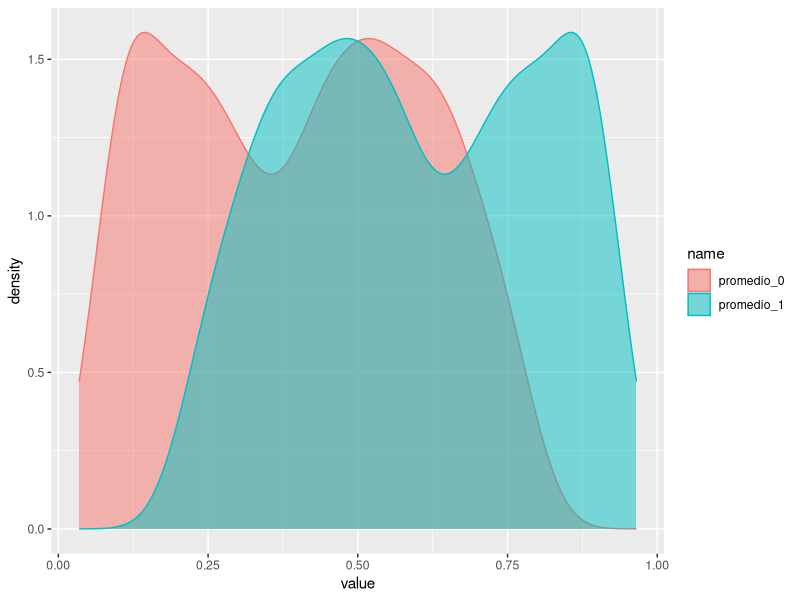
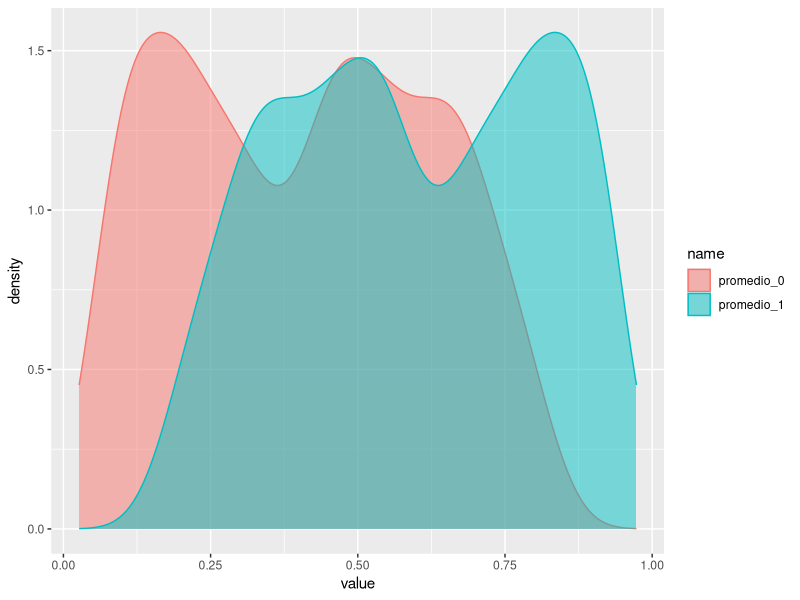

The R source for these figures, in order:
## ---- chunk 1
knitr::opts_chunk$set(echo = TRUE,
                      warning = FALSE,
                      message = FALSE,
                      fig.align = "center")
## ---- chunk 2
library(tidyverse)
subm103 <- read_csv("../submission/sub_103_lgbm_roc_fe1.csv") %>% 
  rename(lgbm = rating)

subm114 <- read_csv("../submission/sub_114_catb_roc_fe1.csv") %>% 
  rename(catboost = rating) 

subm123 <- read_csv("../submission/sub_123_mlp_fe1.csv") %>% 
  rename(mlp = rating)  
## ---- chunk 3
subm_completa <- inner_join(subm103, subm114, by = "id") %>% 
  inner_join(subm123, by = "id")
head(subm_completa)
## ---- chunk 4
subm_completa %>% 
  mutate(bandera = lgbm + catboost + mlp,
         promedio = bandera / 3,
         promedio = as.character(promedio),
         rating = if_else(promedio == "0.333333333333333", true = 0,
                          false = if_else(
                            promedio == "0.666666666666667", true = 1,
                            false = mlp
                          ))) %>% 
  select(id, rating) ->
  sub_126_ensamble_lgbm_catboost_mlp_fe1
head(sub_126_ensamble_lgbm_catboost_mlp_fe1)
## ---- chunk 5
write_csv(sub_126_ensamble_lgbm_catboost_mlp_fe1,
          file = "../submission/sub_126_ensamble_lgbm_catboost_mlp_fe1.csv")
## ---- chunk 6
subm_completa %>% 
  mutate(bandera = lgbm + catboost + mlp,
         promedio = bandera / 3,
         promedio = as.character(promedio),
         rating = if_else(promedio == "0.333333333333333", true = 0,
                          false = if_else(
                            promedio == "0.666666666666667", true = 1,
                            false = catboost
                          ))) %>% 
  select(id, rating) ->
  sub_127_ensamble_lgbm_catboost_mlp_fe1
head(sub_127_ensamble_lgbm_catboost_mlp_fe1)
## ---- chunk 7
write_csv(sub_127_ensamble_lgbm_catboost_mlp_fe1,
          file = "../submission/sub_127_ensamble_lgbm_catboost_mlp_fe1.csv")
## ---- chunk 8
subm_completa %>% 
  mutate(bandera = lgbm + catboost + mlp,
         promedio = bandera / 3,
         promedio = as.character(promedio),
         rating = if_else(promedio == "0.333333333333333", true = 0,
                          false = if_else(
                            promedio == "0.666666666666667", true = 1,
                            false = lgbm
                          ))) %>% 
  select(id, rating) ->
  sub_128_ensamble_lgbm_catboost_mlp_fe1
head(sub_128_ensamble_lgbm_catboost_mlp_fe1)
## ---- chunk 9
write_csv(sub_128_ensamble_lgbm_catboost_mlp_fe1,
          file = "../submission/sub_128_ensamble_lgbm_catboost_mlp_fe1.csv")
## ---- chunk 10
library(tidyverse)
subm98 <- read_csv("../submission/sub_98_xgb_fe1.csv") %>% 
  rename(xgb = rating)

subm103 <- read_csv("../submission/sub_103_lgbm_roc_fe1.csv") %>% 
  rename(lgbm = rating)

subm114 <- read_csv("../submission/sub_114_catb_roc_fe1.csv") %>% 
  rename(catboost = rating) 

subm123 <- read_csv("../submission/sub_123_mlp_fe1.csv") %>% 
  rename(mlp = rating)  
## ---- chunk 11
subm_completa <- inner_join(subm98, subm103, by = "id") %>% 
  inner_join(subm114, by = "id") %>% 
  inner_join(subm123, by = "id")
head(subm_completa)
## ---- chunk 12
subm_completa %>% 
  mutate(bandera = xgb + lgbm + catboost + mlp,
         promedio = bandera / 4,
         promedio = as.character(promedio),
         rating = if_else(promedio == "1", true = 1,
                          false = if_else(
                            promedio == "0", true = 0,
                            false = if_else(
                              promedio == "0.75", true = 1,
                              false = if_else(
                                promedio == "0.25", true = 0,
                                false = catboost
                              )
                            )
                          ))) %>% 
  select(id, rating) ->
  sub_129_ensamble_xgb_lgbm_catboost_mlp_fe1
head(sub_129_ensamble_xgb_lgbm_catboost_mlp_fe1)
## ---- chunk 13
write_csv(sub_129_ensamble_xgb_lgbm_catboost_mlp_fe1,
          file = "../submission/sub_129_ensamble_xgb_lgbm_catboost_mlp_fe1.csv")
## ---- chunk 14
subm_completa %>% 
  mutate(bandera = xgb + lgbm + catboost + mlp,
         promedio = bandera / 4,
         promedio = as.character(promedio),
         rating = if_else(promedio == "1", true = 1,
                          false = if_else(
                            promedio == "0", true = 0,
                            false = if_else(
                              promedio == "0.75", true = 1,
                              false = if_else(
                                promedio == "0.25", true = 0,
                                false = lgbm
                              )
                            )
                          ))) %>% 
  select(id, rating) ->
  sub_130_ensamble_xgb_lgbm_catboost_mlp_fe1
head(sub_130_ensamble_xgb_lgbm_catboost_mlp_fe1)
## ---- chunk 15
write_csv(sub_130_ensamble_xgb_lgbm_catboost_mlp_fe1,
          file = "../submission/sub_130_ensamble_xgb_lgbm_catboost_mlp_fe1.csv")
## ---- chunk 16
subm_completa %>% 
  mutate(bandera = xgb + lgbm + catboost + mlp,
         promedio = bandera / 4,
         promedio = as.character(promedio),
         rating = if_else(promedio == "1", true = 1,
                          false = if_else(
                            promedio == "0", true = 0,
                            false = if_else(
                              promedio == "0.75", true = 1,
                              false = if_else(
                                promedio == "0.25", true = 0,
                                false = mlp
                              )
                            )
                          ))) %>% 
  select(id, rating) ->
  sub_131_ensamble_xgb_lgbm_catboost_mlp_fe1
head(sub_131_ensamble_xgb_lgbm_catboost_mlp_fe1)
## ---- chunk 17
write_csv(sub_131_ensamble_xgb_lgbm_catboost_mlp_fe1,
          file = "../submission/sub_131_ensamble_xgb_lgbm_catboost_mlp_fe1.csv")
## ---- chunk 18
subm_completa %>% 
  mutate(bandera = xgb + lgbm + catboost + mlp,
         promedio = bandera / 4,
         promedio = as.character(promedio),
         rating = if_else(promedio == "1", true = 1,
                          false = if_else(
                            promedio == "0", true = 0,
                            false = if_else(
                              promedio == "0.75", true = 1,
                              false = if_else(
                                promedio == "0.25", true = 0,
                                false = xgb
                              )
                            )
                          ))) %>% 
  select(id, rating) ->
  sub_132_ensamble_xgb_lgbm_catboost_mlp_fe1
head(sub_132_ensamble_xgb_lgbm_catboost_mlp_fe1)
## ---- chunk 19
write_csv(sub_132_ensamble_xgb_lgbm_catboost_mlp_fe1,
          file = "../submission/sub_132_ensamble_xgb_lgbm_catboost_mlp_fe1.csv")
## ---- chunk 20
library(tidyverse)
subm94 <- read_csv("../submission/sub_94_svm_fe1.csv") %>% 
  rename(svm = rating)

subm103 <- read_csv("../submission/sub_103_lgbm_roc_fe1.csv") %>% 
  rename(lgbm = rating)

subm114 <- read_csv("../submission/sub_114_catb_roc_fe1.csv") %>% 
  rename(catboost = rating) 

subm123 <- read_csv("../submission/sub_123_mlp_fe1.csv") %>% 
  rename(mlp = rating)  
## ---- chunk 21
subm_completa <- inner_join(subm94, subm103, by = "id") %>% 
  inner_join(subm114, by = "id") %>% 
  inner_join(subm123, by = "id")
head(subm_completa)
## ---- chunk 22
subm_completa %>% 
  mutate(bandera = svm + lgbm + catboost + mlp,
         promedio = bandera / 4,
         promedio = as.character(promedio),
         rating = if_else(promedio == "1", true = 1,
                          false = if_else(
                            promedio == "0", true = 0,
                            false = if_else(
                              promedio == "0.75", true = 1,
                              false = if_else(
                                promedio == "0.25", true = 0,
                                false = catboost
                              )
                            )
                          ))) %>% 
  select(id, rating) ->
  sub_133_ensamble_svm_lgbm_catboost_mlp_fe1
head(sub_133_ensamble_svm_lgbm_catboost_mlp_fe1)
## ---- chunk 23
write_csv(sub_133_ensamble_svm_lgbm_catboost_mlp_fe1,
          file = "../submission/sub_133_ensamble_svm_lgbm_catboost_mlp_fe1.csv")
## ---- chunk 24
probs_mlp <- read_csv("../probabilitys/prob_mlp_fe1.csv") %>% 
  rename(pred0_mlp = .pred_0,
         pred1_mlp = .pred_1)

probs_lgbm_roc <- read_csv("../probabilitys/prob_lgbm_roc_fe1.csv") %>% 
  rename(pred0_lgbm_roc = .pred_0,
         pred1_lgbm_roc = .pred_1)

probs_catb_roc <- read_csv("../probabilitys/prob_catb_roc_fe1.csv") %>% 
  rename(pred0_catb_roc = .pred_0,
         pred1_catb_roc = .pred_1)

## ---- chunk 25
probs_juntas <- bind_cols(probs_mlp, probs_lgbm_roc, probs_catb_roc)
head(probs_juntas)
## ---- chunk 26
promedio_probs <- probs_juntas %>% 
  mutate(promedio_1 = (pred1_mlp + pred1_lgbm_roc + pred1_catb_roc) / 3,
         promedio_0 = (pred0_mlp + pred0_lgbm_roc + pred0_catb_roc) / 3)
promedio_probs %>% 
  select(promedio_0, promedio_1) %>% 
  pivot_longer(cols = everything()) %>% 
  ggplot(aes(x = value, fill = name, color = name)) +
  geom_density(alpha = 0.5)
## ---- chunk 27
# Sample submission con "id"
sample_subm <- read_csv("../data/sample_submission.csv")
## ---- chunk 28
promedio_probs %>% 
  mutate(id = sample_subm$id,
         rating = if_else(promedio_1 > 0.5, true = "1", false = "0")) %>% 
  select(id, rating) ->
  sub134_emsamble_probs_mlp_lgbmroc_catbroc_fe1
head(sub134_emsamble_probs_mlp_lgbmroc_catbroc_fe1)
## ---- chunk 29
write_csv(sub134_emsamble_probs_mlp_lgbmroc_catbroc_fe1,
          file = "../submission/sub134_emsamble_probs_mlp_lgbmroc_catbroc_fe1.csv")
## ---- chunk 30
promedio_probs %>% 
  mutate(id = sample_subm$id,
         rating = if_else(promedio_1 > 0.45, true = "1", false = "0")) %>% 
  select(id, rating) ->
  sub135_emsamble_probs_mlp_lgbmroc_catbroc_fe1
head(sub135_emsamble_probs_mlp_lgbmroc_catbroc_fe1)
## ---- chunk 31
write_csv(sub135_emsamble_probs_mlp_lgbmroc_catbroc_fe1,
          file = "../submission/sub135_emsamble_probs_mlp_lgbmroc_catbroc_fe1.csv")
## ---- chunk 32
promedio_probs %>% 
  mutate(id = sample_subm$id,
         rating = if_else(promedio_1 > 0.40, true = "1", false = "0")) %>% 
  select(id, rating) ->
  sub136_emsamble_probs_mlp_lgbmroc_catbroc_fe1
head(sub136_emsamble_probs_mlp_lgbmroc_catbroc_fe1)
## ---- chunk 33
write_csv(sub136_emsamble_probs_mlp_lgbmroc_catbroc_fe1,
          file = "../submission/sub136_emsamble_probs_mlp_lgbmroc_catbroc_fe1.csv")
## ---- chunk 34
probs_svm <- read_csv("../probabilitys/prob_svm_fe1.csv") %>% 
  rename(pred0_svm = .pred_0,
         pred1_svm = .pred_1)

probs_xgb <- read_csv("../probabilitys/prob_xgb_fe1.csv") %>% 
  rename(pred0_xgb = .pred_0,
         pred1_xgb = .pred_1)

probs_mlp <- read_csv("../probabilitys/prob_mlp_fe1.csv") %>% 
  rename(pred0_mlp = .pred_0,
         pred1_mlp = .pred_1)

probs_lgbm_roc <- read_csv("../probabilitys/prob_lgbm_roc_fe1.csv") %>% 
  rename(pred0_lgbm_roc = .pred_0,
         pred1_lgbm_roc = .pred_1)

probs_catb_roc <- read_csv("../probabilitys/prob_catb_roc_fe1.csv") %>% 
  rename(pred0_catb_roc = .pred_0,
         pred1_catb_roc = .pred_1)

## ---- chunk 35
probs_juntas <- bind_cols(probs_svm, probs_xgb, probs_mlp, probs_lgbm_roc,
                          probs_catb_roc)
head(probs_juntas)
## ---- chunk 36
promedio_probs <- probs_juntas %>% 
  mutate(promedio_1 = (pred1_mlp + pred1_lgbm_roc + pred1_catb_roc
                       + pred1_svm + pred1_xgb) / 5,
         promedio_0 = (pred0_mlp + pred0_lgbm_roc + pred0_catb_roc
                       + pred0_svm + pred0_xgb) / 5)
promedio_probs %>% 
  select(promedio_0, promedio_1) %>% 
  pivot_longer(cols = everything()) %>% 
  ggplot(aes(x = value, fill = name, color = name)) +
  geom_density(alpha = 0.5)
## ---- chunk 37
# Sample submission con "id"
sample_subm <- read_csv("../data/sample_submission.csv")
## ---- chunk 38
promedio_probs %>% 
  mutate(id = sample_subm$id,
         rating = if_else(promedio_1 > 0.5, true = "1", false = "0")) %>% 
  select(id, rating) ->
  sub137_emsamble_probs_svm_xgm_mlp_lgbmroc_catbroc_fe1
head(sub137_emsamble_probs_svm_xgm_mlp_lgbmroc_catbroc_fe1)
## ---- chunk 39
write_csv(sub137_emsamble_probs_svm_xgm_mlp_lgbmroc_catbroc_fe1,
          file = "../submission/sub137_emsamble_probs_svm_xgm_mlp_lgbmroc_catbroc_fe1.csv")
## ---- chunk 40
promedio_probs %>% 
  mutate(id = sample_subm$id,
         rating = if_else(promedio_1 > 0.45, true = "1", false = "0")) %>% 
  select(id, rating) ->
  sub138_emsamble_probs_svm_xgm_mlp_lgbmroc_catbroc_fe1
head(sub138_emsamble_probs_svm_xgm_mlp_lgbmroc_catbroc_fe1)
## ---- chunk 41
write_csv(sub138_emsamble_probs_svm_xgm_mlp_lgbmroc_catbroc_fe1,
          file = "../submission/sub138_emsamble_probs_svm_xgm_mlp_lgbmroc_catbroc_fe1.csv")
## ---- chunk 42
promedio_probs %>% 
  mutate(id = sample_subm$id,
         rating = if_else(promedio_1 > 0.40, true = "1", false = "0")) %>% 
  select(id, rating) ->
  sub139_emsamble_probs_svm_xgm_mlp_lgbmroc_catbroc_fe1
head(sub139_emsamble_probs_svm_xgm_mlp_lgbmroc_catbroc_fe1)
## ---- chunk 43
write_csv(sub139_emsamble_probs_svm_xgm_mlp_lgbmroc_catbroc_fe1,
          file = "../submission/sub139_emsamble_probs_svm_xgm_mlp_lgbmroc_catbroc_fe1.csv")
